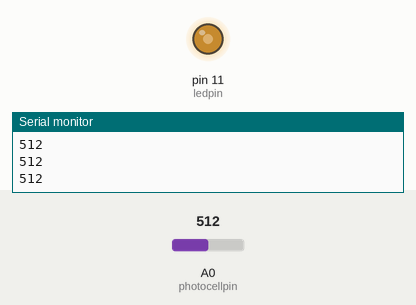
Simulated run of this sketch. Board: Arduino Uno, built with avr-gcc and run on an emulated ATmega328P. Shown: output pins drawn as LEDs (lit = HIGH), the last lines printed to the serial monitor. The inputs (shaded band) are chosen by the test bench; at power-on: A0 (photocellpin) = 512.

Above: at 1.2 s.
1.3 s: A0 (photocellpin) set to 716
At 2.3 s:
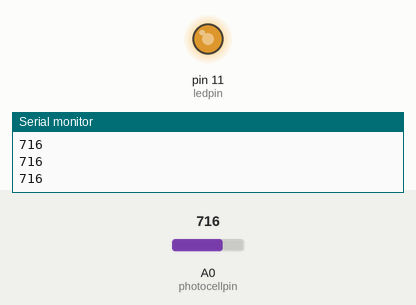
2.8 s: A0 (photocellpin) set to 900
At 3.2 s:
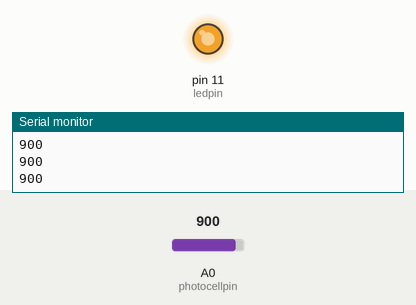
4.3 s: A0 (photocellpin) set to 122
At 5.5 s:
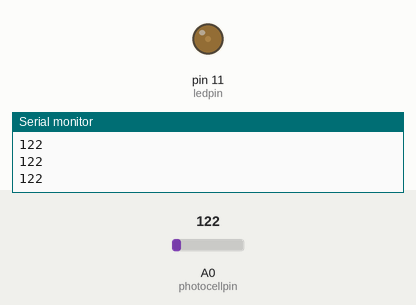
5.8 s: A0 (photocellpin) set to 0
At 6.8 s:
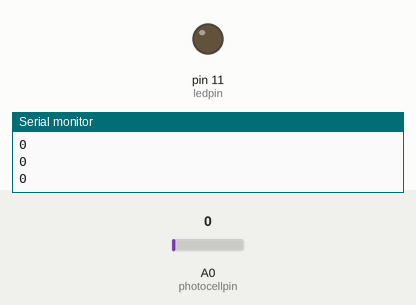
Timing chart, 0 to 8.3 s (numbered marks = the images above; inputs shaded):
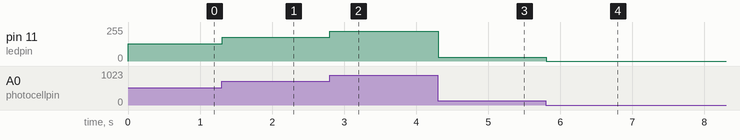

The sketch:

Project_23.2_LED_Optic_Control_Lamp.ino
```cpp
//**********************************************************************************
/*
Keyestudio 2021 Starter Kit
Project 23.2
Optical Control Lamp
http//www.keyestudio.com
*/
int photocellpin=A0;// initializes the analog PIN A0 connected to the photoresistor
int ledpin=11;//  initializes digital PIN 11
int val=0;// initializes the variable "val" with a value of 0
void setup()
{
pinMode(ledpin,OUTPUT);// sets digital PIN 11 to "output"
Serial.begin(9600);// sets baudrate to 9600
}
void loop()
{
val=analogRead(photocellpin);//reads the analog value of the sensor and assigns its value to "val"
Serial.println(val);//displays the value of "val"
analogWrite(ledpin,val/4);//sets brightness (Max:255)
delay(10);// waits 0.01 second
}
//**********************************************************************************
```

Measured:
- after the input at 1.3 s, pin 11 (ledpin): 128/255 → 179/255 at once
- after the input at 2.8 s, pin 11 (ledpin): 179/255 → 225/255 at once
- after the input at 4.3 s, pin 11 (ledpin): 225/255 → 30/255 at once
- after the input at 5.8 s, pin 11 (ledpin): 30/255 → 0/255 at once
